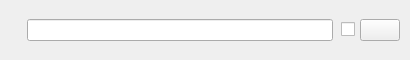
<?xml version="1.0" encoding="UTF-8"?>
<ui version="4.0">
 <class>PLSFiltersItemView</class>
 <widget class="QFrame" name="PLSFiltersItemView">
  <property name="geometry">
   <rect>
    <x>0</x>
    <y>0</y>
    <width>410</width>
    <height>60</height>
   </rect>
  </property>
  <property name="windowTitle">
   <string>Form</string>
  </property>
  <layout class="QHBoxLayout" name="horizontalLayout">
   <property name="spacing">
    <number>0</number>
   </property>
   <property name="leftMargin">
    <number>0</number>
   </property>
   <property name="topMargin">
    <number>0</number>
   </property>
   <property name="rightMargin">
    <number>0</number>
   </property>
   <property name="bottomMargin">
    <number>0</number>
   </property>
   <item>
    <spacer name="horizontalSpacer_2">
     <property name="orientation">
      <enum>Qt::Horizontal</enum>
     </property>
     <property name="sizeType">
      <enum>QSizePolicy::Fixed</enum>
     </property>
     <property name="sizeHint" stdset="0">
      <size>
       <width>20</width>
       <height>20</height>
      </size>
     </property>
    </spacer>
   </item>
   <item>
    <widget class="QLabel" name="nameLabel">
     <property name="text">
      <string/>
     </property>
    </widget>
   </item>
   <item>
    <widget class="QLineEdit" name="nameLineEdit"/>
   </item>
   <item>
    <spacer name="horizontalSpacer_3">
     <property name="orientation">
      <enum>Qt::Horizontal</enum>
     </property>
     <property name="sizeType">
      <enum>QSizePolicy::Fixed</enum>
     </property>
     <property name="sizeHint" stdset="0">
      <size>
       <width>8</width>
       <height>20</height>
      </size>
     </property>
    </spacer>
   </item>
   <item>
    <widget class="VisibilityCheckBox" name="visibleButton">
     <property name="text">
      <string/>
     </property>
    </widget>
   </item>
   <item>
    <spacer name="horizontalSpacer">
     <property name="orientation">
      <enum>Qt::Horizontal</enum>
     </property>
     <property name="sizeType">
      <enum>QSizePolicy::Fixed</enum>
     </property>
     <property name="sizeHint" stdset="0">
      <size>
       <width>5</width>
       <height>20</height>
      </size>
     </property>
    </spacer>
   </item>
   <item>
    <widget class="QPushButton" name="advButton">
     <property name="text">
      <string/>
     </property>
    </widget>
   </item>
   <item>
    <spacer name="horizontalSpacer_4">
     <property name="orientation">
      <enum>Qt::Horizontal</enum>
     </property>
     <property name="sizeType">
      <enum>QSizePolicy::Fixed</enum>
     </property>
     <property name="sizeHint" stdset="0">
      <size>
       <width>10</width>
       <height>20</height>
      </size>
     </property>
    </spacer>
   </item>
  </layout>
 </widget>
 <customwidgets>
  <customwidget>
   <class>VisibilityCheckBox</class>
   <extends>QCheckBox</extends>
   <header location="global">visibility-checkbox.hpp</header>
  </customwidget>
 </customwidgets>
 <resources/>
 <connections/>
</ui>
